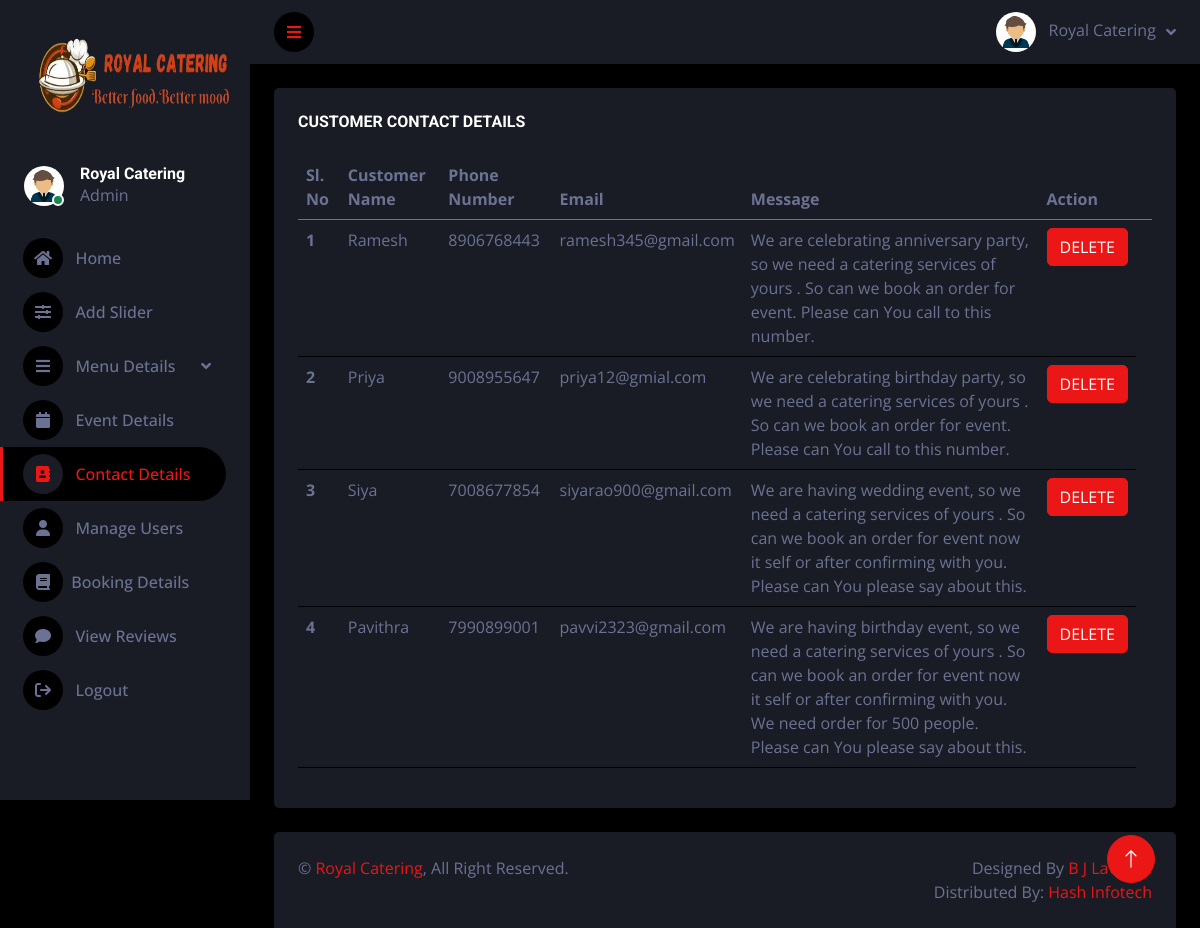
Screenshot of /admin/contactdetails.php (signed in) with the database file from the repository.
### tables this page shows
CREATE TABLE `contactus` (
  `id` int(20) NOT NULL,
  `name` varchar(50) NOT NULL,
  `phonenumber` varchar(10) NOT NULL,
  `email` varchar(50) NOT NULL,
  `message` varchar(1000) NOT NULL
);

### admin/contactdetails.php (the view, shortened to what this page needs)
<?php
if(isset($_SESSION['royaladmin']))
{
?>
<!DOCTYPE html>
<html lang="en">
<head>
    <link rel="stylesheet" href="https://cdnjs.cloudflare.com/ajax/libs/font-awesome/6.5.1/css/all.min.css" />
    <link href="https://cdnjs.cloudflare.com/ajax/libs/font-awesome/5.10.0/css/all.min.css" rel="stylesheet">
    <link href="https://cdn.jsdelivr.net/npm/bootstrap-icons@1.4.1/font/bootstrap-icons.css" rel="stylesheet">
    <link href="lib/owlcarousel/assets/owl.carousel.min.css" rel="stylesheet">
    <link href="lib/tempusdominus/css/tempusdominus-bootstrap-4.min.css" rel="stylesheet" />
    <link href="css/bootstrap.min.css" rel="stylesheet">
    <link href="css/style.css" rel="stylesheet">
</head>
<body>
    <div class="container-fluid position-relative d-flex p-0">
        <div class="sidebar pe-4 pb-3">
            <nav class="navbar bg-secondary navbar-dark">
                <a href="index.html" class="navbar-brand mx-4 mb-3">
                    <img src="logoroyal4.png" alt="logo" width="220px;" height="130px">
                </a>
                <div class="d-flex align-items-center ms-4 mb-4">
                    <div class="position-relative">
                        <img class="rounded-circle" src="adminlogo.jpg" alt="" style="width: 40px; height: 40px;">
                        <div class="bg-success rounded-circle border border-2 border-white position-absolute end-0 bottom-0 p-1"></div>
                    </div>
                    <div class="ms-3">
                        <h6 class="mb-0">Royal Catering</h6>
                        <span>Admin</span>
                    </div>
                </div>
                <div class="navbar-nav w-100">
                    <a href="home.php" class="nav-item nav-link "><i class="fa fa-home"></i>&nbsp;&nbsp;&nbsp;Home</a>
					<a href="addslider.php" class="nav-item nav-link "><i class="fa fa-sliders" aria-hidden="true"></i>&nbsp;&nbsp;&nbsp;Add Slider</a>
                    <div class="nav-item dropdown">
                        <a href="#" class="nav-link dropdown-toggle" data-bs-toggle="dropdown"><i class="fa fa-bars"></i>&nbsp;&nbsp;&nbsp;Menu Details</a>
                    </div>
					<a href="events.php" class="nav-item nav-link"><i class="fa fa-calendar"></i>&nbsp;&nbsp;&nbsp;Event Details</a>
					<a href="contactdetails.php" class="nav-item nav-link active"><i class="fa fa-address-book"></i>&nbsp;&nbsp;&nbsp;Contact Details</a>
					<a href="manageusers.php" class="nav-item nav-link"><i class="fa-solid fa-user"></i>&nbsp;&nbsp;&nbsp;Manage Users</a>
					<a href="viewbooking.php" class="nav-item nav-link"><i class="fa-solid fa-book"></i>&nbsp;&nbsp;Booking Details</a>
                    <a href="viewreviews.php" class="nav-item nav-link"><i class="fa fa-comment"></i>&nbsp;&nbsp;&nbsp;View Reviews</a>
                    <a href="logout.php" class="nav-item nav-link"><i class="fa fa-sign-out"></i>&nbsp;&nbsp;&nbsp;Logout</a>
                </div>
            </nav>
        </div>
        <div class="content">
            <nav class="navbar navbar-expand bg-secondary navbar-dark sticky-top px-4 py-0">
                <a href="#" class="sidebar-toggler flex-shrink-0">
                    <i class="fa fa-bars"></i>
                </a>
                <div class="navbar-nav align-items-center ms-auto">
                    <div class="nav-item dropdown">
                        <a href="#" class="nav-link dropdown-toggle" data-bs-toggle="dropdown">
                            <img class="rounded-circle me-lg-2" src="adminlogo.jpg" alt="" style="width: 40px; height: 40px;">
                            <span class="d-none d-lg-inline-flex">Royal Catering</span>
                        </a>
                    </div>
                </div>
            </nav>
            <div class="container-fluid pt-4 px-4">
                <div class="row g-4">
                    <div class="col-sm-12 col-xl-12">
                        <div class="bg-secondary rounded h-100 p-4">
                            <h6 class="mb-4">CUSTOMER CONTACT DETAILS</h6>
                            <table class="table table-hover">
                                <thead>
                                    <tr>
                                        <th scope="col">Sl. No</th>
										<th scope="col">Customer Name</th>
                                        <th scope="col">Phone Number</th>
                                        <th scope="col">Email</th>
                                        <th scope="col">Message</th>
                                        <th scope="col">Action</th>
										<th></th>
                                    </tr>
                                </thead>
                                <tbody>
								<?php
								include 'config.php';
								$sql1 = "select * from contactus";
								$result1 = mysqli_query($con,$sql1);
								$num1=mysqlI_num_rows($result1);
								$sl=0;
								if($num1 > 0)
								{
								while($row1 = mysqli_fetch_array($result1))
								{
								$sl+=1;
								$customername=$row1['name'];
								$phonenumber=$row1['phonenumber'];
								$email=$row1['email'];
								$message=$row1['message'];
								?>
                                    <tr>
                                        <th scope="row"><?php echo $sl; ?></th>
                                        <td><?php echo $customername; ?></td>
										<td><?php echo $phonenumber; ?></td>
										<td><?php echo $email; ?></td>
										<td><?php echo $message; ?></td>
										<td>
										<form action="#" method="post">
                                        <button type="submit" name="delete" class="btn btn-primary">DELETE</button>
										</form>
										</td>
                                    </tr>
                                    <?php
								}
								}
								?>
                                </tbody>
                            </table>
                        </div>
                    </div>
                </div>
            </div>
            <div class="container-fluid pt-4 px-4">
                <div class="bg-secondary rounded-top p-4">
                    <div class="row">
                        <div class="col-12 col-sm-6 text-center text-sm-start">
                            &copy; <a href="#">Royal Catering</a>, All Right Reserved.
                        </div>
                        <div class="col-12 col-sm-6 text-center text-sm-end">
                            Designed By <a href="https://htmlcodex.com">B J Lavanya</a>
                            <br>Distributed By: <a href="https://themewagon.com" target="_blank">Hash Infotech</a>
                        </div>
                    </div>
                </div>
            </div>
        </div>
        <a href="#" class="btn btn-lg btn-primary btn-lg-square back-to-top"><i class="bi bi-arrow-up"></i></a>
    </div>
</body>
</html>
<?php
}
else
{
	echo"<script>location.href='index.php';</script>";
}
?>

### admin/css/style.css (style rules this page uses)
:root { --primary: #EB1616; --secondary: #191C24; --light: #6C7293; --dark: #000000; }
.back-to-top { position: fixed; display: none; right: 45px; bottom: 45px; z-index: 99; }
.btn { transition: .5s; }
.btn-lg-square { width: 48px; height: 48px; }
.btn-square, .btn-sm-square, .btn-lg-square { padding: 0; display: inline-flex; align-items: center; justify-content: center; font-weight: normal; border-radius: 50px; }
.sidebar { position: fixed; top: 0; left: 0; bottom: 0; width: 250px; height: 100vh; overflow-y: auto; background: var(--secondary); transition: 0.5s; z-index: 999; }
.content { margin-left: 250px; min-height: 100vh; background: var(--dark); transition: 0.5s; }
@media (min-width: 992px) { .sidebar { margin-left: 0; } }
@media (min-width: 992px) { .content { width: calc(100% - 250px); } }
.sidebar .navbar .navbar-nav .nav-link { padding: 7px 20px; color: var(--light); font-weight: 500; border-left: 3px solid var(--secondary); border-radius: 0 30px 30px 0; outline: none; }
.sidebar .navbar .navbar-nav .nav-link:hover, .sidebar .navbar .navbar-nav .nav-link.active { color: var(--primary); background: var(--dark); border-color: var(--primary); }
.sidebar .navbar .navbar-nav .nav-link i { width: 40px; height: 40px; display: inline-flex; align-items: center; justify-content: center; background: var(--dark); border-radius: 40px; }
.sidebar .navbar .navbar-nav .nav-link:hover i, .sidebar .navbar .navbar-nav .nav-link.active i { background: var(--secondary); }
.sidebar .navbar .dropdown-toggle::after { position: absolute; top: 15px; right: 15px; border: none; content: "\f107"; font-family: "Font Awesome 5 Free"; font-weight: 900; transition: .5s; }
.content .navbar .navbar-nav .nav-link { margin-left: 25px; padding: 12px 0; color: var(--light); outline: none; }
.content .navbar .sidebar-toggler, .content .navbar .navbar-nav .nav-link i { width: 40px; height: 40px; display: inline-flex; align-items: center; justify-content: center; background: var(--dark); border-radius: 40px; }
.content .navbar .dropdown-toggle::after { margin-left: 6px; vertical-align: middle; border: none; content: "\f107"; font-family: "Font Awesome 5 Free"; font-weight: 900; transition: .5s; }

### rows the page displays
contactus: name "Ramesh", phonenumber "8906768443", email "ramesh345@gmail.com", message "We are celebrating anniversary party, so we need a catering services of yours . So can we book an order for event. Please can You call to this number."
contactus: name "Priya", phonenumber "9008955647", email "priya12@gmial.com", message "We are celebrating birthday party, so we need a catering services of yours . So can we book an order for event. Please can You call to this number."
contactus: name "Siya", phonenumber "7008677854", email "siyarao900@gmail.com", message "We are having wedding event, so we need a catering services of yours . So can we book an order for event now it self or after confirming with you. Please can You please say about this."
contactus: name "Pavithra", phonenumber "7990899001", email "pavvi2323@gmail.com", message "We are having birthday event, so we need a catering services of yours . So can we book an order for event now it self or after confirming with you. We need order for 500 people. Please can You please say about this."
